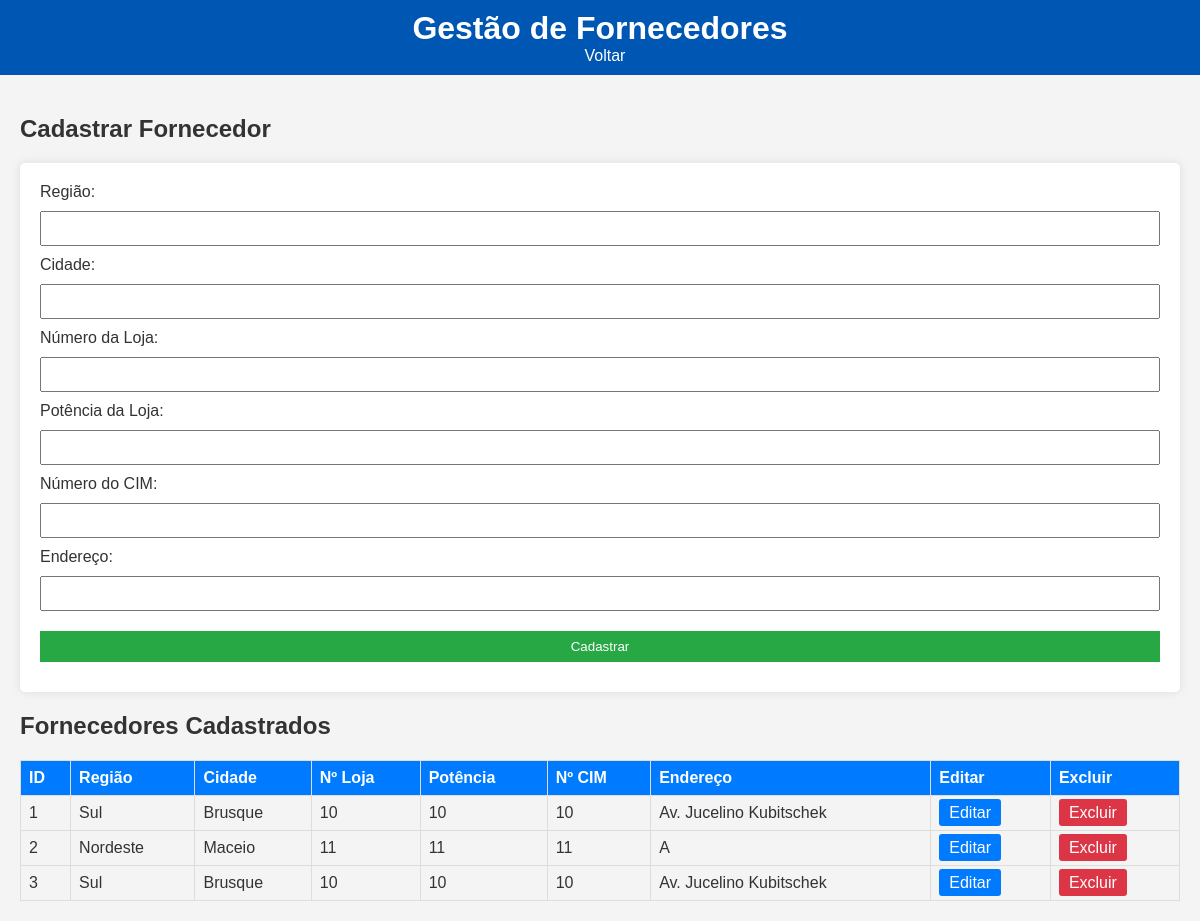
/fornecedores, run on an earlier commit of the app's database.
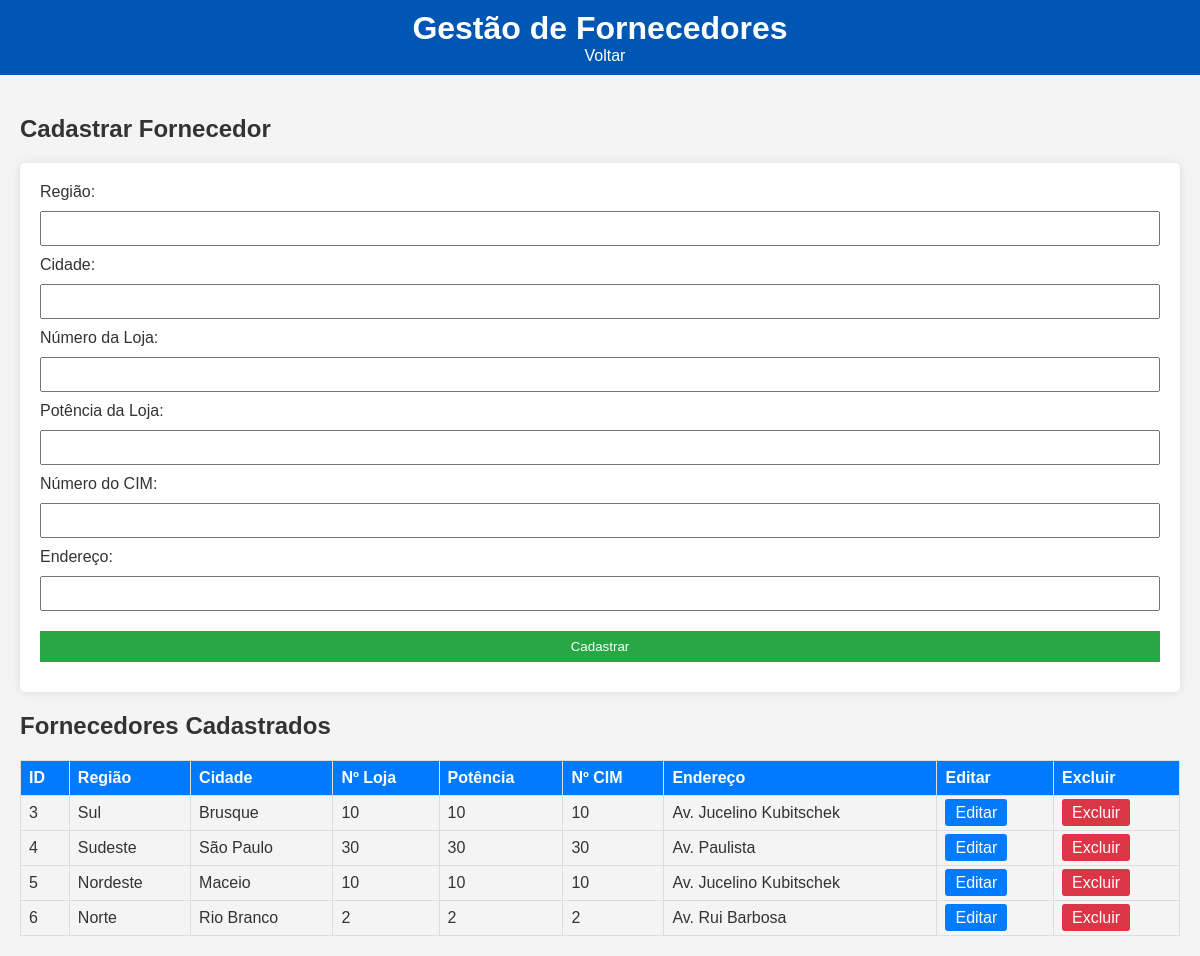
And on a later commit of the database.
### tables this page shows
CREATE TABLE fornecedores (
                 fornecedor_id INTEGER PRIMARY KEY,
                 fornecedor_regiao TEXT,
                 fornecedor_cidade TEXT,
                 fornecedor_num_loja TEXT,
                 fornecedor_potencia_loja TEXT,
                 fornecedor_num_cim TEXT,
                 fornecedor_endereco TEXT);

### app.py (the view, shortened to what this page needs)
@app.route('/fornecedores', methods=['GET', 'POST'])
def fornecedores():
    conn = sqlite3.connect('gestao.db')
    c = conn.cursor()
    c.execute("SELECT * FROM fornecedores")
    fornecedores_list = c.fetchall()
    conn.close()
    return render_template('fornecedores.html', fornecedores=fornecedores_list)

### templates/fornecedores.html (shortened to what this page needs)
<!DOCTYPE html>
<html lang="en">
<head>
    <link rel="stylesheet" href="{{ url_for('static', filename='style.css') }}">
</head>
<body>
    <header>
        <h1>Gestão de Fornecedores</h1>
        <a href="/" class="back-btn">Voltar</a>
    </header>
    <main>
        <h2>Cadastrar Fornecedor</h2>
        <form method="POST" aria-label="Formulário de cadastro de fornecedor">
            <label for="fornecedor_regiao">Região:</label>
            <input type="text" id="fornecedor_regiao" name="fornecedor_regiao" required aria-required="true"><br>
            <label for="fornecedor_cidade">Cidade:</label>
            <input type="text" id="fornecedor_cidade" name="fornecedor_cidade" required aria-required="true"><br>
            <label for="fornecedor_num_loja">Número da Loja:</label>
            <input type="text" id="fornecedor_num_loja" name="fornecedor_num_loja" required aria-required="true"><br>
            <label for="fornecedor_potencia_loja">Potência da Loja:</label>
            <input type="text" id="fornecedor_potencia_loja" name="fornecedor_potencia_loja" required aria-required="true"><br>
            <label for="fornecedor_num_cim">Número do CIM:</label>
            <input type="text" id="fornecedor_num_cim" name="fornecedor_num_cim" required aria-required="true"><br>
            <label for="fornecedor_endereco">Endereço:</label>
            <input type="text" id="fornecedor_endereco" name="fornecedor_endereco" required aria-required="true"><br>
            <button type="submit">Cadastrar</button>
        </form>
        <h2>Fornecedores Cadastrados</h2>
        <table>
            <tr>
                <th>ID</th>
                <th>Região</th>
                <th>Cidade</th>
                <th>Nº Loja</th>
                <th>Potência</th>
                <th>Nº CIM</th>
                <th>Endereço</th>
                <th>Editar</th>
                <th>Excluir</th>
            </tr>
            {% for fornecedor in fornecedores %}
            <tr>
                <td>{{ fornecedor[0] }}</td>
                <td>{{ fornecedor[1] }}</td>
                <td>{{ fornecedor[2] }}</td>
                <td>{{ fornecedor[3] }}</td>
                <td>{{ fornecedor[4] }}</td>
                <td>{{ fornecedor[5] }}</td>
                <td>{{ fornecedor[6] }}</td>
                <td><a href="{{ url_for('editar_fornecedores', id=fornecedor[0]) }}" class="btn-edit">Editar</a></td>
                <td><a href="{{ url_for('deletar_fornecedores', id=fornecedor[0]) }}" class="btn-delete" onclick="return confirm('Tem certeza?');">Excluir</a></td>
            </tr>
            {% endfor %}
        </table>
    </main>
</body>
</html>

### static/style.css (style rules this page uses)
body { font-family: Arial, sans-serif; background-color: #f4f4f4; color: #333; margin: 0; padding: 0; }
header { background: #0056b3; color: white; padding: 10px; text-align: center; }
header h1 { margin: 0; }
.back-btn { color: white; text-decoration: none; margin-left: 10px; }
main { padding: 20px; }
form { background: white; padding: 20px; border-radius: 5px; box-shadow: 0 0 10px rgba(0,0,0,0.1); }
input, button { margin: 10px 0; padding: 8px; width: 100%; box-sizing: border-box; }
button { background: #28a745; color: white; border: none; cursor: pointer; }
table { width: 100%; border-collapse: collapse; margin-top: 20px; }
th, td { border: 1px solid #ddd; padding: 8px; text-align: left; }
th { background: #007bff; color: white; }
:root { --contrast-ratio: 4.5; }
.btn-edit { padding: 5px 10px; background-color: #007bff; color: white; text-decoration: none; border-radius: 3px; }
.btn-delete { padding: 5px 10px; background-color: #dc3545; color: white; text-decoration: none; border-radius: 3px; }

What changed in the data, as far as the page shows it:
removed fornecedores: fornecedor_id "1", fornecedor_regiao "Sul", fornecedor_cidade "Brusque", fornecedor_num_loja "10", fornecedor_potencia_loja "10", fornecedor_num_cim "10", fornecedor_endereco "Av. Jucelino Kubitschek"
removed fornecedores: fornecedor_id "2", fornecedor_regiao "Nordeste", fornecedor_cidade "Maceio", fornecedor_num_loja "11", fornecedor_potencia_loja "11", fornecedor_num_cim "11", fornecedor_endereco "A"
added fornecedores: fornecedor_id "4", fornecedor_regiao "Sudeste", fornecedor_cidade "São Paulo", fornecedor_num_loja "30", fornecedor_potencia_loja "30", fornecedor_num_cim "30", fornecedor_endereco "Av. Paulista"
added fornecedores: fornecedor_id "5", fornecedor_regiao "Nordeste", fornecedor_cidade "Maceio", fornecedor_num_loja "10", fornecedor_potencia_loja "10", fornecedor_num_cim "10", fornecedor_endereco "Av. Jucelino Kubitschek"
added fornecedores: fornecedor_id "6", fornecedor_regiao "Norte", fornecedor_cidade "Rio Branco", fornecedor_num_loja "2", fornecedor_potencia_loja "2", fornecedor_num_cim "2", fornecedor_endereco "Av. Rui Barbosa"
